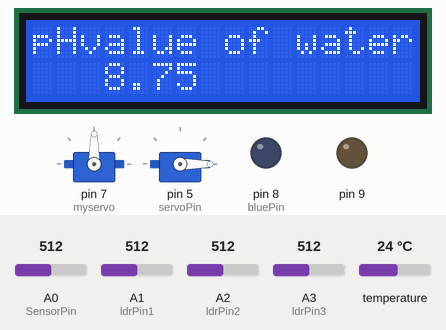
The sketch below on a simulated Arduino Uno, built with avr-gcc and run on an emulated ATmega328P. Parts: 2 × servo, 16×2 character LCD, output pins drawn as LEDs (lit = HIGH). Inputs (shaded band) come from the test bench; at power-on: temperature 24 °C, A0 (SensorPin) = 512, A1 (ldrPin1) = 512, A2 (ldrPin2) = 512, A3 (ldrPin3) = 512. The local clock reads 2024-03-15 10:24:30 at power-on unless the sketch sets it; storage starts empty; what the sketch prints to the serial monitor is not drawn.

Above: at 0.4 s.
At 4.5 s:
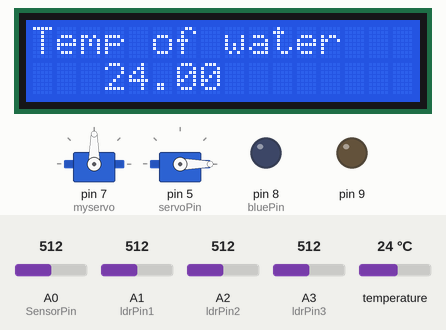
11.5 s: temperature set to 12 °C
13.9 s: A0 (SensorPin) set to 610
At 20.8 s:
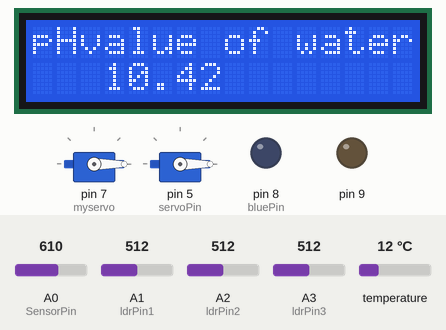
24.9 s: A0 (SensorPin) set to 590
At 38.5 s:
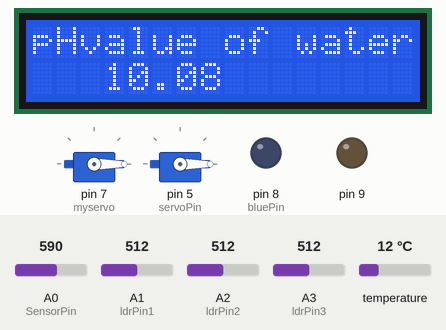
Timing chart, 0 to 40.0 s (numbered marks = the images above; inputs shaded):
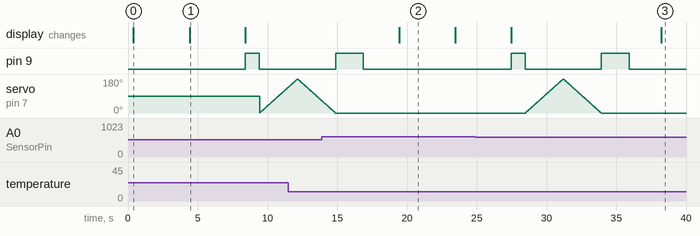

The sketch:

TheReef.ino
```cpp
#include <Wire.h>
#include <OneWire.h>
#include <RTClib.h>
#include <TimeLib.h>
#include <SPI.h>
#include <SD.h>
#include <LiquidCrystal_I2C.h>
#include <Servo.h>

OneWire  ds(4);
Servo myservo;
Servo servo;
RTC_DS1307 rtc;
const int chipSelect = 10;  // Chip select pin for SD card module
const int SensorPin = A0;   // The pH meter Analog output is connected with the Arduino's Analog
const int servoPin = 5;
unsigned long int avgValue;  // Store the average value of the sensor feedback
float b;
int pos= 0;
int buf[10], temp;
const int bluePin = 8;  // blue pin
const int ldrPin1 = A1;
const int ldrPin2 = A2;
const int ldrPin3 = A3;
int blueVal;
int ldrVal1;
int ldrVal2;
int ldrVal3;
int avgLdr;

File dataFile;

LiquidCrystal_I2C lcd(0x27, 16, 2);  // I2C address and dimensions of your LCD display

void setup()
{
  pinMode(bluePin, OUTPUT);
  pinMode(ldrPin1, INPUT);
  pinMode(ldrPin2, INPUT);
  pinMode(ldrPin3, INPUT);
  pinMode(9, OUTPUT);

  myservo.attach(7);
  Wire.begin();

  servo.attach(servoPin);
  servo.write(0);

  Serial.begin(9600);
  Serial.println("Ready");

  lcd.begin(16, 2);  // Initialize the LCD display

  // Initialize the SD card
  if (!SD.begin(chipSelect))
  {
    Serial.println("SD card initialization failed!");
    return;
  }
  Serial.println("SD card initialized.");

  // Initialize the RTC
  rtc.begin();
  rtc.adjust(DateTime(__DATE__, __TIME__));

  // Open the data file in append mode
  dataFile = SD.open("data.csv", FILE_WRITE);
if (dataFile) {
    Serial.println("File opened ok");
    // print the headings for our data
    dataFile.println("Date,Time,pH value,Temperature, Intensity");
  }
  dataFile.close();
}
bool food = false;
void loop()
{

  byte i;
  byte present = 0;
  byte type_s;
  byte data[9];
  byte addr[8];
  float celsius;

  DateTime now = rtc.now();  // Get the current date and time

  //code for the servo motor of feeder section
  if (now.hour() == 7 && now.minute() == 0 && food ==false) {
    // Trigger the servo motor
    moveServo();
    food=true;
    delay(1000); // Delay to avoid continuous triggering within the same second

  }
  if (now.hour() == 7 && now.minute() == 1 && food ==true) {
    food=false;
  }


  //code for pH senosor
  for (int i = 0; i < 10; i++)   // Get 10 sample values from the sensor to smooth the value
  {
    buf[i] = analogRead(SensorPin);
    delay(10);
  }
  for (int i = 0; i < 9; i++)    // Sort the analog values from small to large
  {
    for (int j = i + 1; j < 10; j++)
    {
      if (buf[i] > buf[j])
      {
        temp = buf[i];
        buf[i] = buf[j];
        buf[j] = temp;
      }
    }
  }
  avgValue = 0;
  for (int i = 2; i < 8; i++)   // Take the average value of the 6 center samples
    avgValue += buf[i];
  float phValue = (float)avgValue * 5.0 / 1024 / 6;   // Convert the analog value into millivolts
  phValue = 3.5 * phValue;   // Convert the millivolts into pH value


  //temperature code
  if ( !ds.search(addr)) {
    ds.reset_search();
    delay(250);
    //return;
  }

  ds.reset();
  ds.select(addr);
  ds.write(0x44, 1);        // start conversion, with parasite power on at the end

  //delay(1000);     // maybe 750ms is enough, maybe not
  // we might do a ds.depower() here, but the reset will take care of it.

  present = ds.reset();
  ds.select(addr);
  ds.write(0xBE);         // Read Scratchpad

  for ( i = 0; i < 9; i++) {           // we need 9 bytes
    data[i] = ds.read();
  }
  int16_t raw = (data[1] << 8) | data[0];
  if (type_s) {
    raw = raw << 3; // 9 bit resolution default
    if (data[7] == 0x10) {
      // "count remain" gives full 12 bit resolution
      raw = (raw & 0xFFF0) + 12 - data[6];
    }
  } else {
    byte cfg = (data[4] & 0x60);
    // at lower res, the low bits are undefined, so let's zero them
    if (cfg == 0x00) raw = raw & ~7;  // 9 bit resolution, 93.75 ms
    else if (cfg == 0x20) raw = raw & ~3; // 10 bit res, 187.5 ms
    else if (cfg == 0x40) raw = raw & ~1; // 11 bit res, 375 ms
    //// default is 12 bit resolution, 750 ms conversion time
  }
  celsius = (float)raw / 16.0;

  //code for light intensity
  ldrVal1 = analogRead(ldrPin1);
  ldrVal2 = analogRead(ldrPin2);
  ldrVal3 = analogRead(ldrPin3);
  avgLdr = (ldrVal1 + ldrVal2 + ldrVal3 )/3;

  if (hour() >= 6 && hour() < 17) { // 6 am to 5 pm
    // greenVal = ;
    blueVal = 0;
    if (avgLdr > 600) {
      // greenVal = 0;
      blueVal = 127;
    }
  }
  else if (hour() >= 17 && hour() < 20) {
    // greenVal = 127;
    blueVal = 127;
  }

  if(hour() >= 20 && hour() < 6) {
    // greenVal = 255;
    blueVal = 255;
    if (avgLdr < 100) {
      // greenVal = 127;
      blueVal = 127;
    }
  }
  analogWrite(bluePin, blueVal);

  // Print pH value with date and time to serial monitor
  Serial.print("Date: ");
  Serial.print(now.year(), DEC);
  Serial.print('/');
  Serial.print(now.month(), DEC);
  Serial.print('/');
  Serial.print(now.day(), DEC);
  Serial.print(',');
  Serial.print("Time: ");
  Serial.print(now.hour(), DEC);
  Serial.print(':');
  Serial.print(now.minute(), DEC);
  Serial.print(':');
  Serial.print(now.second(), DEC);
  Serial.print(',');
  Serial.print(" pH: ");
  Serial.print(phValue, 2);
  Serial.print(',');
  Serial.print("Temperature: ");
  Serial.print(celsius);
  Serial.print("°C");
  Serial.print(',');
  Serial.print("Intesisty: ");
  Serial.print(avgLdr);

  Serial.println();


 // Display pH value on LCD
  lcd.init();
  lcd.init();
  lcd.backlight();
  lcd.setCursor(0,0);
  lcd.print("pHvalue of water");
  lcd.print("       ");  // Clear the previous pH value
  lcd.setCursor(3, 1);   // Set the LCD cursor position
  lcd.print(phValue); // Display the current pH value on the LCD
  delay(4000);
  lcd.clear();
  lcd.setCursor(0,0);
  lcd.print("Temp of water");
  lcd.print("  ");
  lcd.setCursor(3,1);
  lcd.print(celsius);
  delay(4000);
  lcd.clear();

  //code of servo motor and buzzer for pH sensor
  if(phValue>8 || phValue<6)
  {
    digitalWrite(9, HIGH);
    delay(1000);
    digitalWrite(9, LOW);
    delay(1);
    for (pos = 0; pos <= 180; pos += 1) { // goes from 0 degrees to 180 degrees
    // in steps of 1 degree
    myservo.write(pos);              // tell servo to go to position in variable 'pos'
    delay(15);                       // waits 15ms for the servo to reach the position
  }
   for (pos = 180; pos >= 0; pos -= 1) { // goes from 180 degrees to 0 degrees
    myservo.write(pos);              // tell servo to go to position in variable 'pos'
    delay(15);                       // waits 15ms for the servo to reach the position
  }
  }

  //code of buzzer for temperature sensor
  if(celsius>30 || celsius<25)
  {
    digitalWrite(9, HIGH);
    delay(2000);
    digitalWrite(9, LOW);
    delay(2000);
  }

  // Log pH value with date and time to SD card in CSV format
  File dataFile = SD.open("data.csv", FILE_WRITE);
  if (dataFile)
  {
    dataFile.print(now.year(), DEC);
    dataFile.print('/');
    dataFile.print(now.month(), DEC);
    dataFile.print('/');
    dataFile.print(now.day(), DEC);
     dataFile.print(',');
    dataFile.print(now.hour(), DEC);
    dataFile.print(':');
    dataFile.print(now.minute(), DEC);
    dataFile.print(':');
    dataFile.print(now.second(), DEC);
    dataFile.print(',');
    dataFile.print(phValue);
    //dataFile.println();
    dataFile.print(',');
    dataFile.print(celsius);
    dataFile.print("°C");
    dataFile.print(',');
    dataFile.print(avgLdr);
    dataFile.println();
    dataFile.close();
  }
  else
  {
    Serial.println("Error opening data.csv");
  }
  //delay(1000);
}
void moveServo() {
     servo.write(90); // Move the servo to 90 degrees
     delay(1000);     // Wait for the servo to reach the position
     servo.write(0);  // Reset the servo to the initial position
}
```

Measured:
- by itself, servo on pin 7 (myservo): rises from 0° to 180° in 2.7 s, then falls to 0° in 2.7 s
- what the display in image 0 shows lasts 4.0 s, from 0.4 s to 4.4 s
